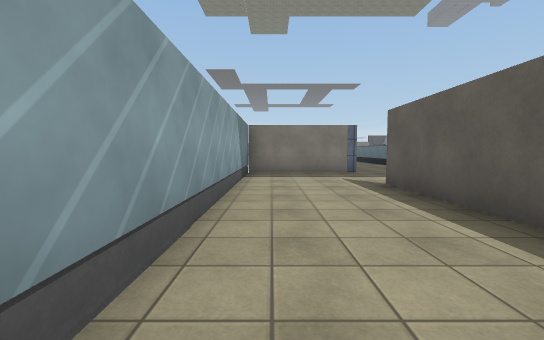
view 1 (above)

16 first-person views from a walk through a scene from a Unity 3-D project. The camera is 1.3 m above the floor, tilts 4° down and sees 90° across. Doors are open. The floor is counted in squares, 2 m on a side. Each view is taken from the middle of a square. On the plan, view 1 faces up. The plan holds only what a view shows up to about 9 squares ahead; the rest is blank. The place goes on beyond the plan. Some surface patterns are stand-ins.

view 2
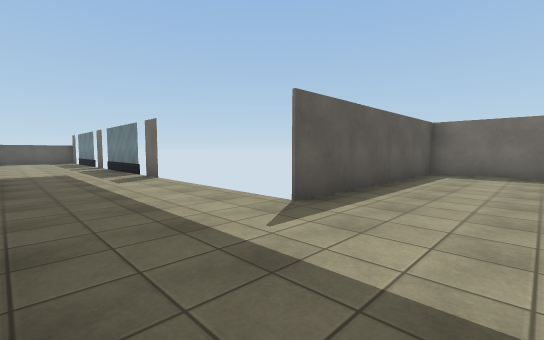

view 3
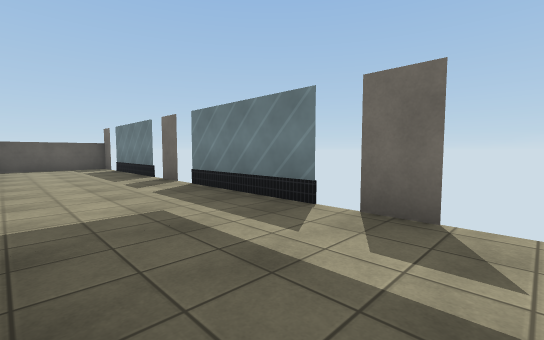

view 4
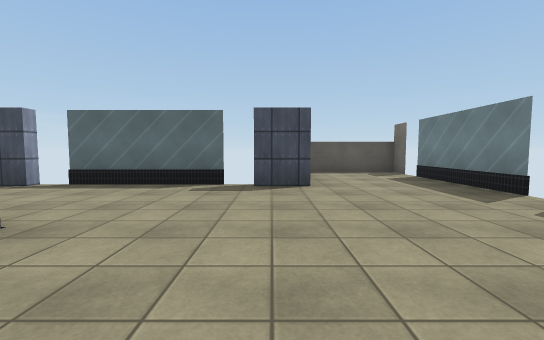

view 5
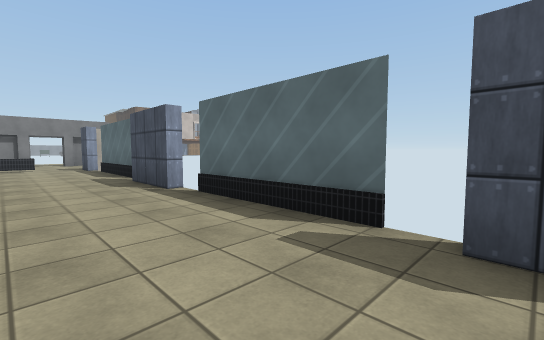

view 6
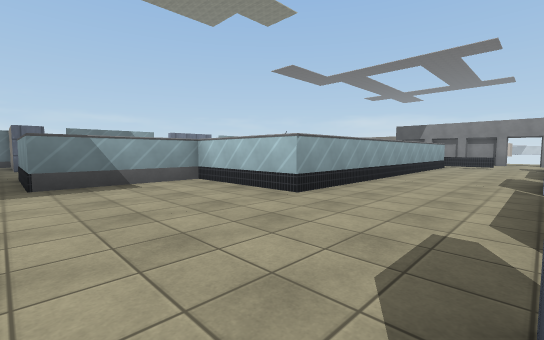

view 7
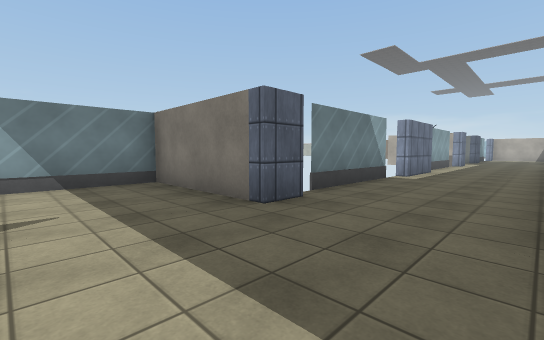

view 8
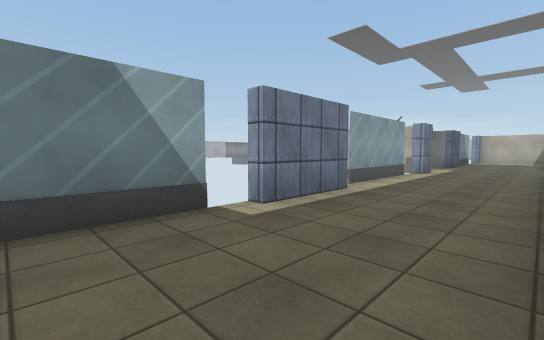

view 9
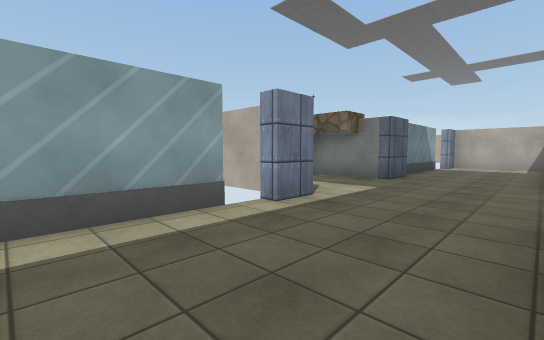

view 10
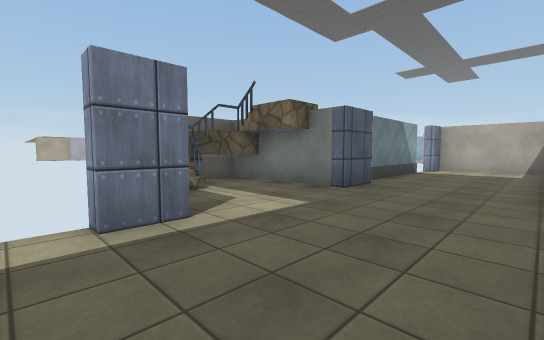

view 11
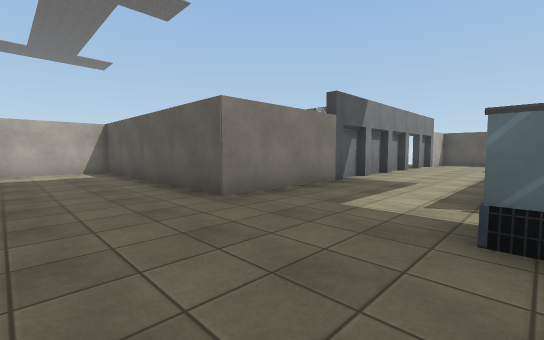

view 12
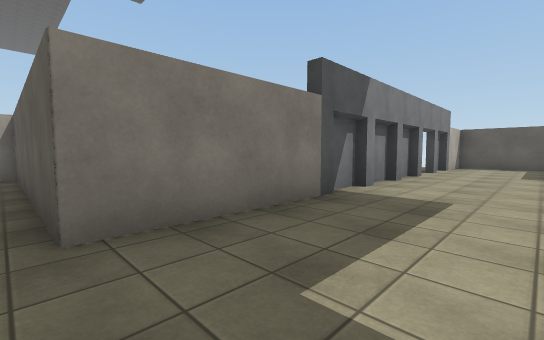

view 13
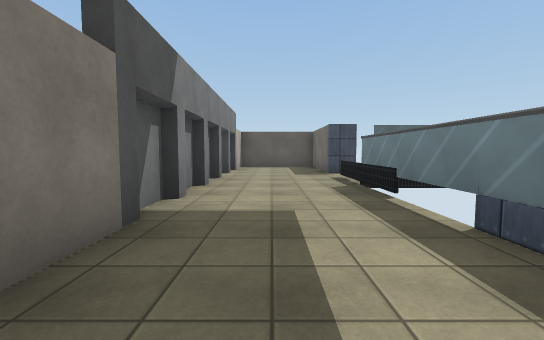

view 14
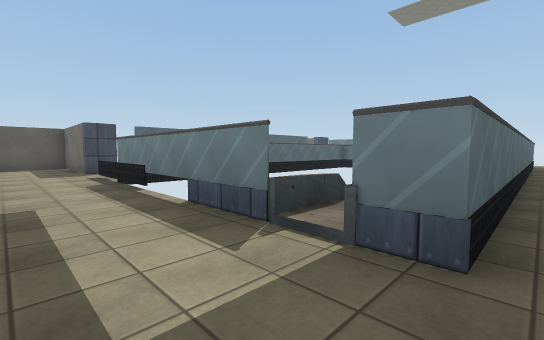

view 15
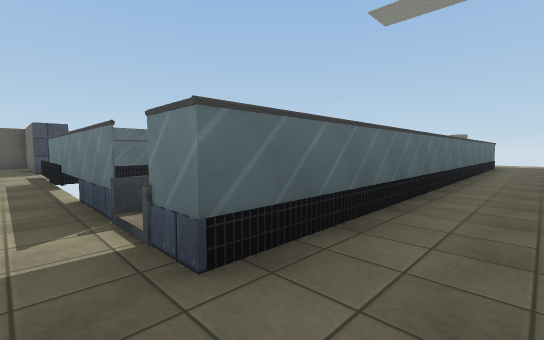

view 16
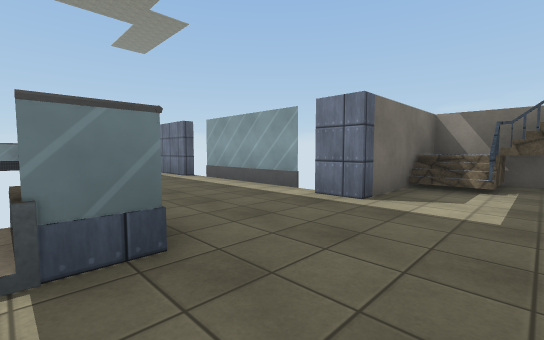

### Floor plan
Points are (right, up) in squares from view 1. A wall is a line through its corners. A room is listed if a view was taken in it or the views show most of it. See-through windows are left out.
Room 1 (views 1, 2, 3, 4, 5, 6, 7, 8, 9, 10, 11, 12, 13, 14, 15, 16)
walls: (2.6, 15.4) (2.6, 13.2); (2.3, 12.8) (2.3, 9.6); (5.3, 9.5) (5.3, 19.6); (2.6, 9.1) (2.6, 8.3) (-0.7, 8.3) (-0.7, 0.6); (2.3, 19) (2.3, 15.9); (8.4, 20.3) (12.8, 20.3); (11.2, 18) (11.2, 11.3) (8.2, 11.3) (8.2, 8.3) (5.2, 8.3); (6.5, 5.3) (7.4, 5.3); (14, 13.5) (14, 15.4); (7.9, 5.3) (11, 5.3); (14.3, 16) (14.3, 19); (8.6, 23.3) (5.3, 23.3) (5.3, 29.3) (2.6, 29.3) (2.6, 28.5); (14.3, 9.9) (14.3, 13); (14, 19.5) (14, 20.3) (16.1, 20.3); (9.8, 23.5) (8.9, 23.5); (2.6, 24.4) (2.6, 23.3) (0.3, 23.3); (14, 8.2) (14, 9.4); (11.5, 5.3) (12.4, 5.3); (-0.7, 23.4) (-0.7, 20.3) (2.6, 20.3) (2.6, 19.5); (11.1, 23.5) (10.4, 23.5); (11.5, 23.3) (11, 23.3); (12.9, 5.3) (16, 5.3); (12.5, 23.5) (11.9, 23.5); (17.2, 21) (17.2, 22); (2.3, 28) (2.3, 24.9); (16.5, 5.3) (17.2, 5.3) (17.2, 8); (-0.1, -0.6) (2.2, -0.6) (2.2, 5.4)
low walls: (6.7, 19.1) (6.6, 19.7); (12.9, 20.2) (12, 20.2)
ways out: open door at (2, 9.5); open door at (2, 13); open door at (2, 15.5); open door at (2, 19); open door at (2, 24.5); open door at (2, 28); open door at (7.5, 5); open door at (12, 5); open door at (14, 9.5); open door at (14, 13); open door at (14, 15.5); open door at (14, 19); open door at (16, 5)
objects: other object (0, 22); other object (6, 20); other object (7, 20) to (8, 20)

Where each view was taken, in squares from view 1:
view 1: 0 up, 0 right, facing up
view 2: 8 up, 0 right, facing down-right
view 3: 8 up, 6 right, facing down-right
view 4: 9 up, 9 right, facing right
view 5: 9 up, 12 right, facing up-right
view 6: 8 up, 14 right, facing up-left
view 7: 6 up, 5 right, facing up-left
view 8: 11 up, 5 right, facing up-left
view 9: 17 up, 5 right, facing up-left
view 10: 19 up, 5 right, facing up-left
view 11: 20 up, 3 right, facing up-right
view 12: 21 up, 5 right, facing up-right
view 13: 22 up, 6 right, facing right
view 14: 22 up, 5 right, facing down-right
view 15: 21 up, 4 right, facing down-right
view 16: 22 up, 6 right, facing down-left
